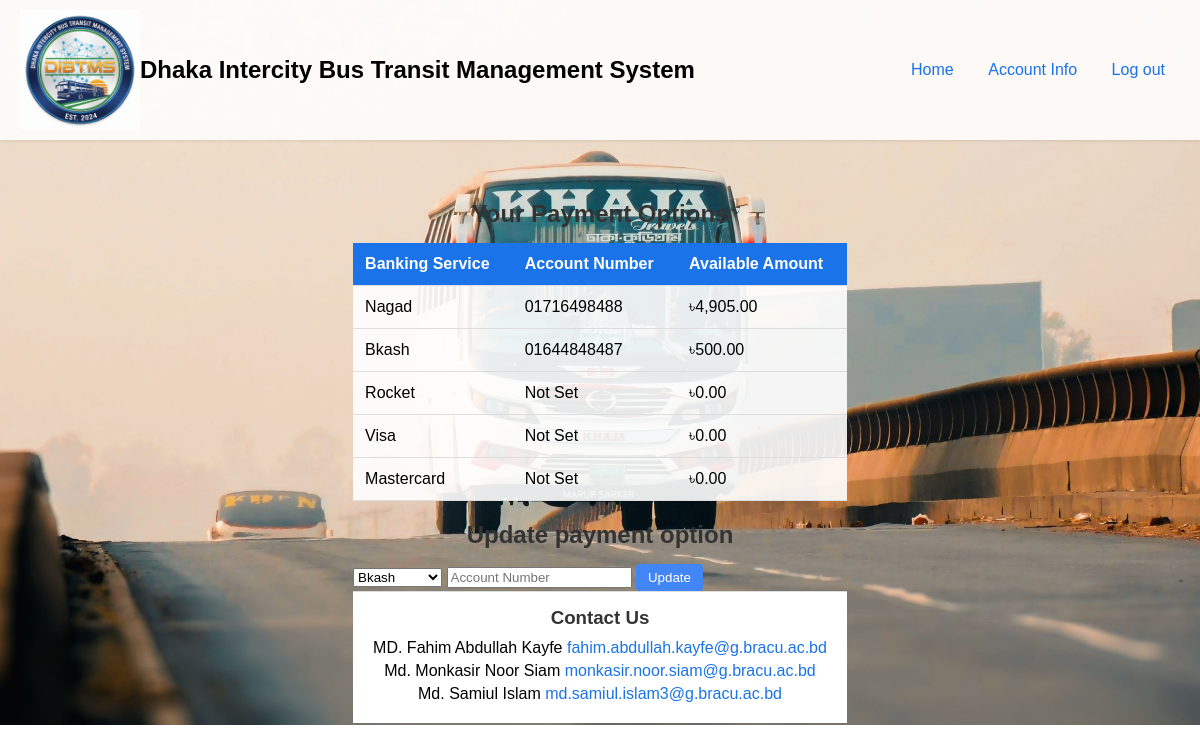
Screenshot of /payment_options.php (signed in) with the database file from the repository.
### tables this page shows
CREATE TABLE `payment_options` (
  `p_id` int(6) NOT NULL,
  `banking_service_name` varchar(20) NOT NULL,
  `acc_number` varchar(30) DEFAULT NULL,
  `amount` int(11) DEFAULT NULL
);

### payment_options.php (the view, shortened to what this page needs)
<?php
    include("header.php");
    include("database.php");
?>
<!DOCTYPE html>
<html lang="en">
<head>
    <link rel="stylesheet" href="styles/main.css">
</head>
<body>
<?php
    $user_id = $_SESSION["id"];
    $sql = "SELECT pa.*
            FROM payment_options pa
            LEFT JOIN passengers p ON p.p_id = pa.p_id
            WHERE p.p_id = '$user_id'";
    $result = mysqli_query($conn, $sql);
?>
<body>
    <div class='payment-options'>
        <h2>Your Payment Options</h2>
        <table class="payment-table">
            <thead>
                <tr>
                    <th>Banking Service</th>
                    <th>Account Number</th>
                    <th>Available Amount</th>
                </tr>
            </thead>
            <tbody>
                <?php
                while($row = mysqli_fetch_assoc($result)) {
                    echo "<tr>";
                    echo "<td>" . htmlspecialchars($row['banking_service_name']) . "</td>";
                    echo "<td>" . (is_null($row['acc_number']) ? "Not Set" : htmlspecialchars($row['acc_number'])) . "</td>";
                    echo "<td>৳" . number_format($row['amount'], 2) . "</td>";
                    echo "</tr>";
                }
                ?>
            </tbody>
        </table>
    <div class="button-container">
        <h2>Update payment option</h2>
        <form method="post" class="add-form">
            <select name="banking_service" required>
                <option value="Bkash">Bkash</option>
            </select>
            <input type="text" name="acc_number" placeholder="Account Number" required>
            <button type="submit" name="update" class="edit-btn">Update</button>
        </form>
        </div>
</body>

### styles/main.css (style rules this page uses)
body { margin: 0; padding: 0; font-family: Arial, sans-serif; display: flex; flex-direction: column; min-height: 100vh; background-image: url('../bg.jpg'); background-size: cover; background-position: center -175px; background-repeat: no-repeat; }
footer { background-color: rgba(255, 255, 255, 1); padding: 15px 20px; text-align: center; border-top: 1px solid #ddd; }
.footer-content h3 { margin: 0 0 10px 0; color: #333; }
.footer-content .author-info p { margin: 5px 0; }
.footer-content .author-info a { color: #1a73e8; text-decoration: none; }
.payment-options { max-width: 800px; margin: 20px auto; padding: 20px; }
.payment-options h2 { text-align: center; color: #333; margin-bottom: 15px; }
.payment-table { width: 100%; border-collapse: collapse; background-color: rgba(255,255,255,0.9); }
.payment-table th, .payment-table td { padding: 12px; border-bottom: 1px solid #ddd; text-align: left; }
.payment-table th { background-color: #1a73e8; color: white; }
.edit-btn { padding: 6px 12px; background-color: #4285f4; color: white; border: none; border-radius: 4px; cursor: pointer; }

### rows the page displays
payment_options: banking_service_name "Nagad", acc_number "01716498488", amount "4,905.00"
payment_options: banking_service_name "Bkash", acc_number "01644848487", amount "500.00"
payment_options: banking_service_name "Rocket", shows "Not Set", amount "0.00"
payment_options: banking_service_name "Visa", shows "Not Set", amount "0.00"
payment_options: banking_service_name "Mastercard", shows "Not Set", amount "0.00"
